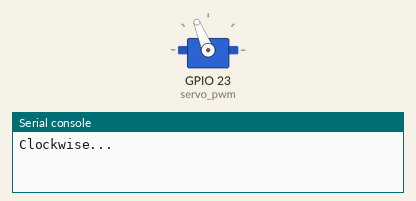
A program run on a simulated ESP32 board running MicroPython. Shown: servo, the last lines printed to the serial console. Servo angles are drawn from the pulse width (0.5 ms = 0°, 2.5 ms = 180°).

Above: at 0.05 s.
At 2.5 s:
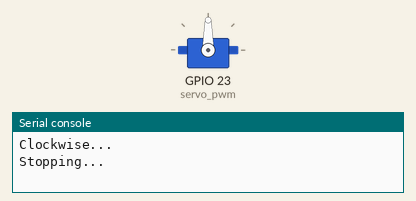
At 5.0 s:
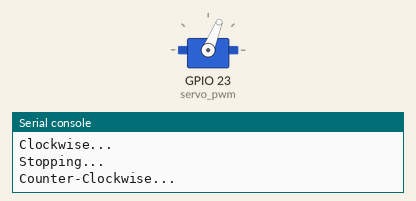
Timing chart, 0 to 6.5 s (numbered marks = the images above):
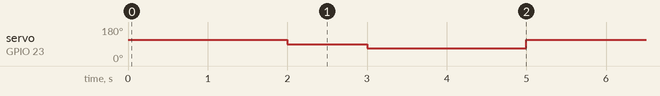

Measured:
- by itself, servo on GPIO 23 (servo_pwm): repeats every 5.0 s: 68° 2.0 s, 112° 2.0 s, 90° 1.0 s

The program:

continuousServo_one.py
```python
import machine
import time

# Initialize PWM on Pin 23
servo_pwm = machine.PWM(machine.Pin(23))
servo_pwm.freq(50)

def set_continuous_speed(speed):
    # Constrain speed to -100 to 100
    speed = max(-100, min(100, speed))

    # 1,500,000ns is the center (Stop)
    # 500,000ns is the range in either direction
    pulse_ns = int(1500000 + (speed / 100) * 500000)

    # Set the pulse in nanoseconds
    servo_pwm.duty_ns(pulse_ns)

try:
    while True:
        print("Clockwise...")
        set_continuous_speed(50)
        time.sleep(2)

        print("Stopping...")
        set_continuous_speed(0)
        time.sleep(1)

        print("Counter-Clockwise...")
        set_continuous_speed(-50)
        time.sleep(2)

except KeyboardInterrupt:
    # Cleanup: turn off the pulse entirely
    servo_pwm.duty_ns(0)
    servo_pwm.deinit()
    print("PWM Deinitialized.")
```
